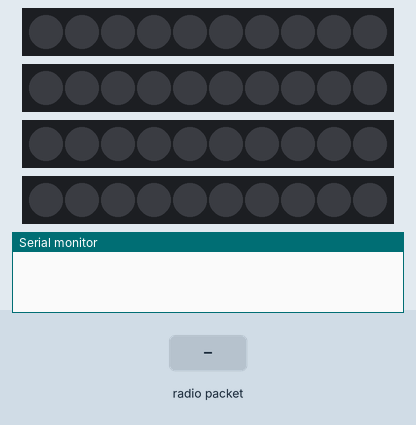
Bench run of a sketch on a simulated Arduino Uno, built with avr-gcc and run on an emulated ATmega328P. Shown: 4 × 10 RGB LEDs in strip order, left to right, the last lines printed to the serial monitor. Inputs (shaded band) come from the test bench. The strip is taken to match the declared colour order; no radio packets arrive unless stated.

Above: at 1.2 s.
1.3 s: radio packet "FRENO" arrives
At 1.35 s:
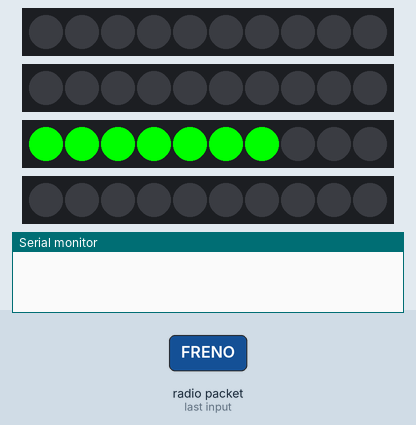
2.9 s: radio packet "IZQIN" arrives
At 3.3 s:
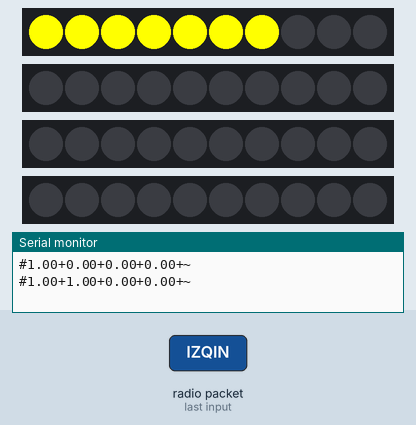
4.4 s: radio packet "DERIN" arrives
At 5.6 s:
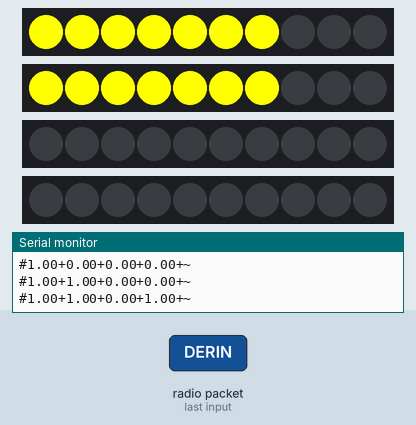
5.9 s: radio packet "IZQOUT" arrives
At 6.8 s:
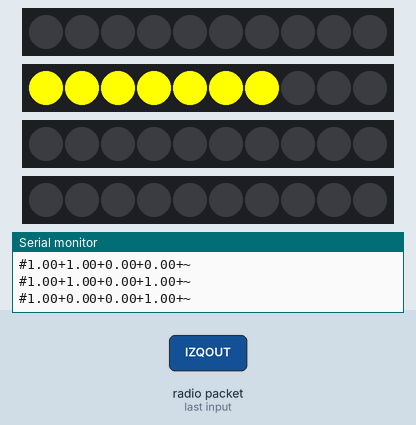
7.4 s: radio packet "NOCHEIN" arrives
At 7.9 s:
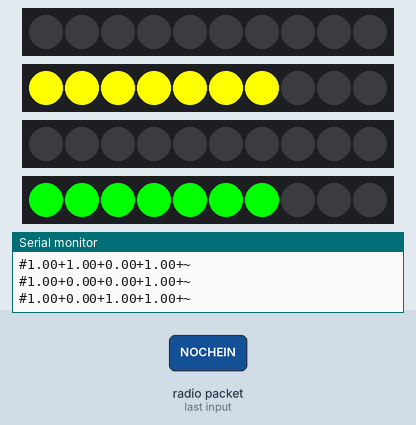
8.9 s: radio packet "DEROUT" arrives
At 10.3 s:
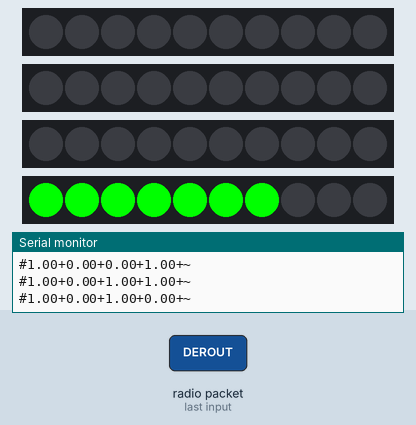
Timing chart, 0 to 11.4 s (numbered marks = the images above; inputs shaded):
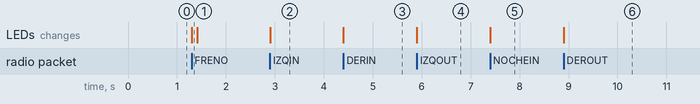

The sketch:

RECEPTORV2.ino
```cpp
#include<SPI.h>
#include"nRF24L01.h"
#include"RF24.h"
#include"printf.h"
#include <Adafruit_NeoPixel.h>

// Radio Vars
RF24 radio(9, 10);
const uint64_t pipes[2] = { 0xF0F0F0F0E1LL, 0xF0F0F0F0D2LL };
bool go_to_tx_mode = false;
char input[32] = "";
char msg[32] = "";
char payload[32];
int ledIzq=8;
int ledDer=5;
int ledNoche=7;
int ledFreno=6;
int cantidadLeds=7;
int appTestigoNoche=0;
int appTestigoIzq=0;
int appTestigoDer=0;

float pilotosValue[4] = {0,0,0,0};

const int FLEX_PIN = A0;

//Program Vars
boolean flag=false;

  Adafruit_NeoPixel stripIzq = Adafruit_NeoPixel(10, ledIzq, NEO_RGBW + NEO_KHZ800);
  Adafruit_NeoPixel stripDer = Adafruit_NeoPixel(10, ledDer, NEO_RGBW + NEO_KHZ800);
  Adafruit_NeoPixel stripFreno = Adafruit_NeoPixel(10, ledFreno, NEO_RGBW + NEO_KHZ800);
  Adafruit_NeoPixel stripNoche = Adafruit_NeoPixel(10, ledNoche, NEO_RGBW + NEO_KHZ800);

void setup() {
  // Serial Setup
  Serial.begin(9600);
  // Printf Setup
  printf_begin();
  // Radio Setup
  radio.begin();
  radio.setRetries(15, 15);
  radio.openWritingPipe(pipes[1]);
  radio.openReadingPipe(1, pipes[0]);
  radio.startListening();
  // Print Radio Details
  radio.printDetails();

  stripIzq.begin();
  stripIzq.show();

  stripDer.begin();
  stripDer.show();

  stripFreno.begin();
  stripFreno.show();

  stripNoche.begin();
  stripNoche.show();

}
void loop() {

// -------------- TX Mode ----------------
if (go_to_tx_mode)
  {
    radio.stopListening();
    bool ok = radio.write(input, 32);
    if (ok)
    {
      printf("MALETA : %s\n", input);
      go_to_tx_mode = false;
      radio.startListening();
    }
    else
      printf("could not write....\n");
  }

  // -------------- RX Mode -----------------
  if (radio.available())
  {
    payload[32] = "";
    bool done = false;
    //Serial.println("AQUI VOY");
    while (!done)
    {
      done = radio.read( payload , 32 );
      //Serial.println(payload);
      //sendAndroidValues();
      //printf("CONTROL : %s\n", payload);
    }
    flag=true;

  }


  // Leds
  if(flag)
  {
    String str(payload);

 if(str=="FRENO"){

      for(int i=0;i<cantidadLeds;i++){
          stripFreno.setPixelColor(i, 0,255, 0);
      }
      stripFreno.show();
      delay(100);

      for(int i=0;i<cantidadLeds;i++){
          stripFreno.setPixelColor(i, 0,0, 0);
      }
     stripFreno.show();

   }

    if(str=="IZQIN"){
       for(int i=0;i<cantidadLeds;i++){
          stripIzq.setPixelColor(i, 255,255, 0);
      }
      stripIzq.show();
      appTestigoIzq=1;
   }

   if(str=="IZQOUT"){
       for(int i=0;i<cantidadLeds;i++){
          stripIzq.setPixelColor(i, 0,0, 0);
      }
      stripIzq.show();
      appTestigoIzq=0;
   }

    if(str=="DERIN"){
      for(int i=0;i<cantidadLeds;i++){
          stripDer.setPixelColor(i, 255,255, 0);
      }
      stripDer.show();
      appTestigoDer=1;
     }


    if(str=="DEROUT"){
      for(int i=0;i<cantidadLeds;i++){
          stripDer.setPixelColor(i, 0,0, 0);
      }
      stripDer.show();
      appTestigoDer=0;
     }

  if(str=="NOCHEIN"){
     for(int i=0;i<cantidadLeds;i++){
          stripNoche.setPixelColor(i, 0,255, 0);
      }
      stripNoche.show();
      appTestigoNoche=1;
    }


   if(str=="NOCHEOUT"){
      for(int i=0;i<cantidadLeds;i++){
          stripNoche.setPixelColor(i, 0,0, 0);
      }
      stripNoche.show();
      appTestigoNoche=0;
    }
    actualizarTestigos();
    flag=false;

    sendAndroidValues(); //Enviar info a app
    delay(1000);
  }

}


void actualizarTestigos()
{
  pilotosValue[0] = 1; //led
  pilotosValue[1] = appTestigoIzq;
  pilotosValue[2] = appTestigoNoche;
  pilotosValue[3] = appTestigoDer;

}


void sendAndroidValues()
 {

 Serial.print('#'); //hay que poner # para el comienzo de los datos, así Android sabe que empieza el String de datos
  for(int k=0; k<4; k++)
  {
    Serial.print(pilotosValue[k]);
    Serial.print('+'); //separamos los datos con el +, así no es más fácil debuggear la información que enviamos
  }
 Serial.print('~'); //con esto damos a conocer la finalización del String de datos
 Serial.println();
 delay(10);        //agregamos este delay para eliminar tramisiones faltantes

  /*

  Serial.print('#'); //hay que poner # para el comienzo de los datos, así Android sabe que empieza el String de datos
  Serial.print('1'); //primer Dato... Se envia algo
  Serial.print('+'); //separamos los datos con el +, así no es más fácil debuggear la información que enviamos
  Serial.print(appTestigoIzq); //Testigo boton Izquierda
  Serial.print('+'); //separamos los datos con el +, así no es más fácil debuggear la información que enviamos
  Serial.print(appTestigoNoche); //Testigo boton Noche
  Serial.print('+'); //separamos los datos con el +, así no es más fácil debuggear la información que enviamos
  Serial.print(appTestigoDer); //Testigo boton Derecha
  Serial.print('~'); //con esto damos a conocer la finalización del String de datos
  Serial.println();
  delay(10);        //agregamos este delay para eliminar tramisiones faltantes*/
}
```

Measured:
- after the input at 1.3 s, the LEDs: change at once (image 1)
- after the input at 2.9 s, the LEDs: change at once (image 2)
- after the input at 4.4 s, the LEDs: change at once (image 3)
- after the input at 5.9 s, the LEDs: change at once (image 4)
- after the input at 7.4 s, the LEDs: change at once (image 5)
- after the input at 8.9 s, the LEDs: change at once (image 6)
